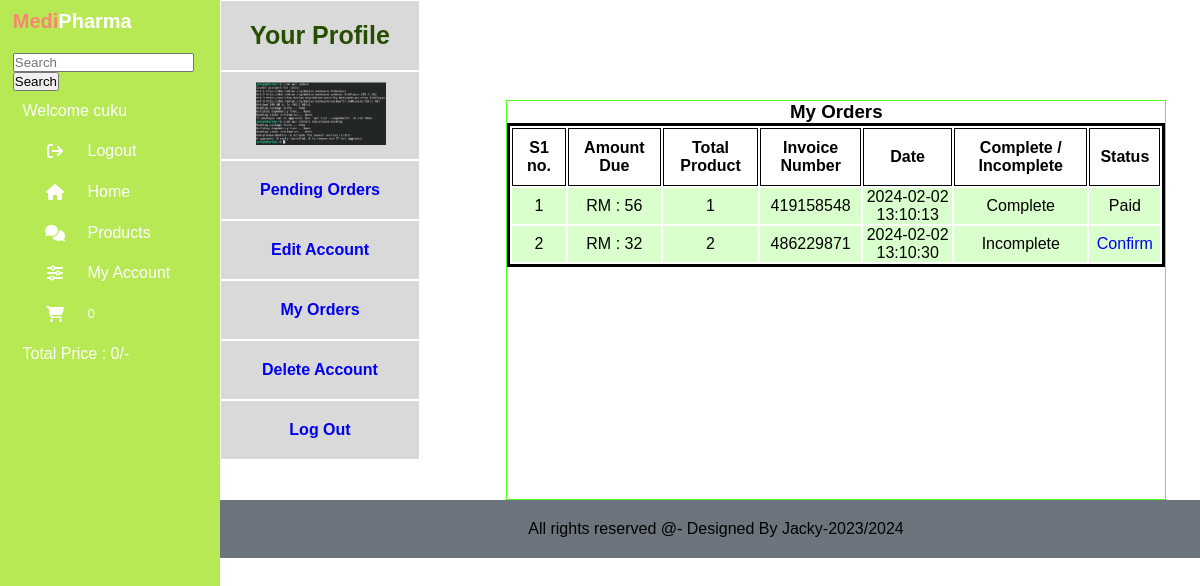
Page /users_area/profil.php?my_orders (signed in) on the committed database.
### tables this page shows
CREATE TABLE `user_table` (
  `user_id` int(11) NOT NULL,
  `username` varchar(100) NOT NULL,
  `user_email` varchar(100) NOT NULL,
  `user_password` varchar(255) NOT NULL,
  `user_image` varchar(255) NOT NULL,
  `user_ip` varchar(100) NOT NULL,
  `user_address` varchar(255) NOT NULL,
  `user_mobile` varchar(20) NOT NULL
);

CREATE TABLE `user_orders` (
  `order_id` int(11) NOT NULL,
  `user_id` int(11) NOT NULL,
  `amount_due` int(255) NOT NULL,
  `invoice_number` int(255) NOT NULL,
  `total_products` int(255) NOT NULL,
  `order_date` timestamp NOT NULL DEFAULT current_timestamp() ON UPDATE current_timestamp(),
  `order_status` varchar(255) NOT NULL
);

### users_area/user_orders.php (the view, shortened to what this page needs)
<!DOCTYPE html>
<html lang="en">
<head>
</head>
<body>
<?php
$username=$_SESSION['username'];
$get_user="SELECT *FROM `user_table` WHERE username='$username'";
$result=mysqli_query($con,$get_user);
$row_fetch=mysqli_fetch_assoc($result);
$user_id=$row_fetch['user_id'];
?>
<h3>My Orders</h3>
<table style="border: solid;">
    <tr>
        <th>S1 no.</th>
        <th>Amount Due</th>
        <th>Total Product</th>
        <th>Invoice Number</th>
        <th>Date</th>
        <th>Complete / Incomplete</th>
        <th>Status</th>
    </tr>
    <?php
    $get_order_details="SELECT * FROM `user_orders` WHERE user_id=$user_id";
    $result_orders=mysqli_query($con,$get_order_details);
    $number=1;
while($row_orders=mysqli_fetch_assoc($result_orders)){
    $order_id=$row_orders['order_id'];
    $amount_due=$row_orders['amount_due'];
    $total_products=$row_orders['total_products'];
    $invoice_number=$row_orders['invoice_number'];
    $order_status=$row_orders['order_status'];
    if($order_status=='pending'){
        $order_status='Incomplete';
    }else{
        $order_status='Complete';
    }
    $order_date=$row_orders['order_date'];
    echo"<tr>
    <td>$number</td>
    <td>RM : $amount_due</td>
    <td> $total_products</td>
    <td>$invoice_number</td>
    <td>$order_date</td>
    <td>$order_status</td>";
    ?>
    <?php
    if($order_status=='Complete'){
        echo "<td>Paid</td>";
    }else{
       echo "<td><a href='confirm_payment.php?order_id=$order_id'>Confirm</a></td>
       </tr>";
    }
 $number++;
}
    ?>
</table>
</body>
</html>

### users_area/profil.php (shortened to what this page needs)
<?php
include('../function/common_function.php');
?>
<!DOCTYPE html>
<html lang="en">
<head>
    <link rel="stylesheet" href="../styles.css">
    <link rel="stylesheet" href="https://cdnjs.cloudflare.com/ajax/libs/font-awesome/6.5.1/css/all.min.css" />
</head>
<body>
    <nav class="sidebar">
        <div class="logo">
            <h5>Medi<span>Pharma</span></h5>
        </div>
    <form action="../search_product.php" method="get">
        <input type="search" placeholder="Search" name="search_data">
        <input type="submit" value="Search" name="search_data_product">
    </form>
    <ul class="nav-links">
        <?php
         if(!isset($_SESSION['username'])){
            echo "<li>
            <a href='index.php'>
                <span>Hello Guest</span>
            </a>
        </li>";
        }else{
            echo "<li>
            <a href='#'>
                <span>Welcome ".$_SESSION['username']."</span>
            </a>
        </li>";
        }
        if(!isset($_SESSION['username'])){
            echo "<li>
            <a href='/users_area/user_login.php'>
                <i class='fa-solid fa-arrow-right-from-bracket'></i>
                <span>Login</span>
            </a>
        </li>";
        }else{
            echo "<li>
            <a href='/users_area/logout.php'>
                <i class='fa-solid fa-arrow-right-from-bracket'></i>
                <span>Logout</span>
            </a>
        </li>";
        }
        ?>
        <li>
            <a href="../index.php">
                <i class="fa-solid fa-house"></i>
                <span>Home</span>
            </a>
        </li>
        <li>
            <a href="../display_all.php">
                <i class="fa-solid fa-comments"></i>
                <span>Products</span>
                </a>
        </li>
        <li>
            <a href="profil.php">
                <i class="fa-solid fa-sliders"></i>
                <span>My Account</span>
                </a>
        </li>
        <li>
            <a href="../cart.php">
                <i class="fa-solid fa-cart-shopping"></i><sup><?php
                cart_item();?></sup>
            </a>
        </li>
        <li>
            <a href="#">
                <span>Total Price : <?php total_cart_price();?>/- </span>
            </a>
        </li>
    </ul>
</nav>
<div class="profil_container">
    <ul class="profil_menu">
        <li class="profil_title">
            <h4>Your Profile</h4>
        </li>
 <?php
$username= $_SESSION['username'];
$user_image="SELECT * FROM `user_table` WHERE username='$username'";
$user_image=mysqli_query($con,$user_image);
$row_image=mysqli_fetch_array($user_image);
$user_image=$row_image['user_image'];
echo "<li>
<img src='./user_images/$user_image'></li>";
?>
        <li>
        <a href="profil.php"><h4>Pending Orders</h4></a>
        </li>
        <li>
        <a href="profil.php?edit_account"><h4>Edit Account</h4></a>
        </li>
        <li>
            <a href="profil.php?my_orders"><h4>My Orders</h4></a>
        </li>
        <li>
            <a href="profil.php?delete_account"><h4>Delete Account</h4></a>
        </li>
        <li>
            <a href="logout.php"><h4>Log Out</h4></a>
        </li>
    </ul>
</div>
<div class="profil_container_sec">
<?php
if(isset($_GET['my_orders'])){
    include('user_orders.php');
}
?>
</div>
</body>
<?php
include("../includes/footer.php")
?>
<html>

### styles.css (style rules this page uses)
* { padding: 0; margin: 0; box-sizing: border-box; font-family: 'Poppins', sans-serif; }
.sidebar { position: fixed; top: 0; left: 0; width: 220px; height: 100vh; background-color: #b7e954; padding: 0.6rem 0.8rem; }
.logo h5 { color: #f98572; font-size: 20px; opacity: 1; }
.logo { margin-bottom: 20px; }
.logo h5 span { color: #fff; }
.nav-links { position: relative; width: 100%; display: flex; flex-direction: column; align-items: center; }
.nav-links li { position: relative; height: 15px; list-style-type: none; margin: 0.8em auto; width: 90%; }
.nav-links a { border-radius: 20px; height: 100%; width: 100%; color: white; display: flex; align-items: center; text-decoration: none; }
.nav-links li a i { min-width: 65px; text-align: center; height: 50px; border-radius: 12px; line-height: 50px; }

### users_area/profil.php (style rules this page uses)
.profil_container { margin-left: 220px; }
.profil_container ul { width: 110%; }
.profil_container li { border: 1px solid white; }
.profil_container_sec { border: #53ff1a 1px solid; width: 55%; margin-left: 100px; height: 400px; margin-top: 100px; text-align: center; }
.profil_container, .profil_container_sec { display: inline-block; vertical-align: top; }
img { width: 150px; margin-left: 25px; padding: 10px; }
a { text-decoration: none; }
h4 { margin-left: 0px; padding: 20px; text-align: center; transition: background-color 0.3s ease; }
.profil_menu { border: 1px black; background-color: #d9d9d9; }
.profil_title { pointer-events: none; color: #264d00; font-size: 25px; }

### users_area/user_orders.php (style rules this page uses)
th { border: 1px solid; padding: 10px; }
td { background-color: #d9ffcc; }

### rows in the picture
user_table: user_image (picture)
user_orders: amount_due "56", total_products "1", invoice_number "419158548", order_date "2024-02-02 13:10:13", order_status "Complete", shows "Paid"
user_orders: amount_due "32", total_products "2", invoice_number "486229871", order_date "2024-02-02 13:10:30", order_status "Incomplete"

### other values in the picture
$_SESSION['username'] "cuku"
$count_cart_items "0"
$total_price "0"
